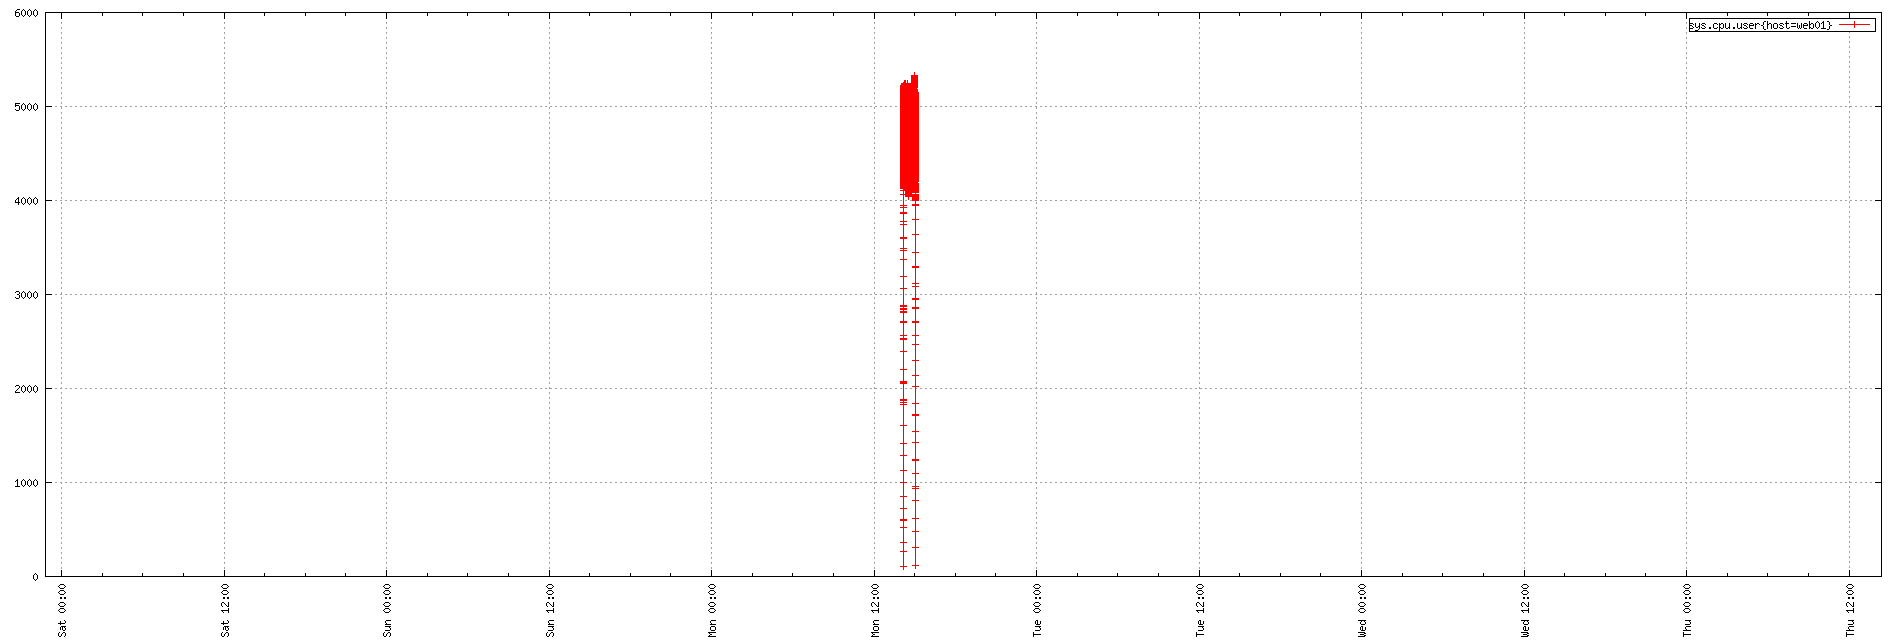

Write the gnuplot code that produced this figure.
set term png small size 1900,644
set xdata time
set timefmt "%s"
if (GPVAL_VERSION < 4.6) set xtics rotate; else set xtics rotate right
set output "${TMPDIR-'tmp'}/tsd/85e4ed9.png"
set xrange ["1673650109":"1674138231"]
set format x "%a %H:%M"
set grid
set style data linespoint
set key right box
set yrange [0:]
plot  "${TMPDIR-'tmp'}/tsd/85e4ed9_0.dat" using 1:2 title "sys.cpu.user{host=web01}"
